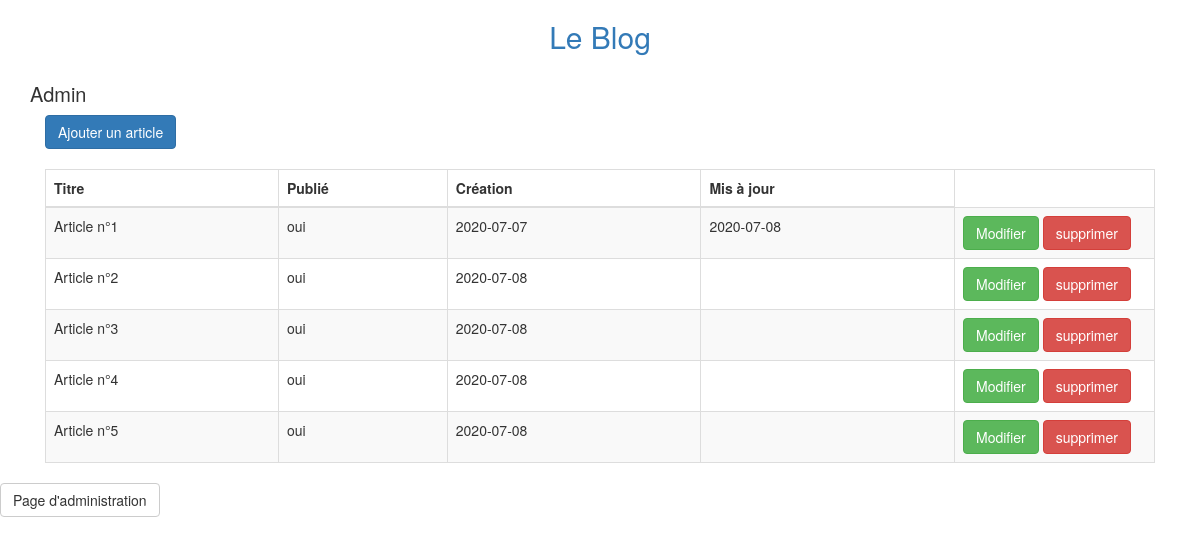
Screenshot of /index.php?action=admin with the database file from the repository.
### tables this page shows
CREATE TABLE `post` (
  `id` int(11) NOT NULL,
  `title` varchar(255) NOT NULL,
  `content` text NOT NULL,
  `status` tinyint(1) NOT NULL DEFAULT '1',
  `created_at` date NOT NULL,
  `updated_at` date DEFAULT NULL
);

### controller/BlogController.php (called while the page is built, shortened)
<?php
class BlogController
{
	public function admin()
	{
		$PostManager = new PostManager();
		$posts = $PostManager->getList();
		require('view/admin/index.php');
	}
}

### autoload.php (called while the page is built, shortened)
<?php
function app_autoload ($classname)
{
	$classname = str_replace('App\Controller\\', '', $classname);
	$classname = str_replace('App\Model\Manager\\', '', $classname);
	$classname = str_replace('App\Model\Entity\\', '', $classname);
}

### model/Manager.php (called while the page is built, shortened)
<?php
abstract class Manager
{
	private static $dbHost = "localhost";
	private static $dbName = "blog";
	private static $dbUser = "root";
	private static $dbUserPassword = "";
	protected $db;
	protected $table;
	protected $classManaged;
	public function __construct()
	{
		try{
			$this->db = new PDO("mysql:host=" .self::$dbHost . ";dbname=" .self::$dbName.";charset=utf8",self::$dbUser,self::$dbUserPassword);
			$this->db->setAttribute(PDO::ATTR_ERRMODE, PDO::ERRMODE_EXCEPTION);
		}
		catch (PDOException $e){
			echo 'La connexion à échoué.<br/>';
			echo 'Information : [', $e->getCode(), '] ', $e->getMessage();
		}
	}
	public function getList()
	{
		$q = $this->db->query('SELECT * FROM '.$this->table);
		$q->setFetchMode(PDO::FETCH_CLASS | PDO::FETCH_PROPS_LATE, $this->classManaged);
		return $q->fetchAll();
	}
}

### model/Post.php (called while the page is built, shortened)
<?php
class Post extends Entity
{
	protected $title;
	protected $status;
	protected $created_at;
	protected $updated_at;
	public function title()
	{
		return $this->title;
	}
	public function status()
	{
		return $this->status;
	}
	public function created_at()
	{
		return $this->created_at;
	}
	public function updated_at()
	{
		return $this->updated_at;
	}
}

### model/Entity.php (called while the page is built, shortened)
<?php
abstract class Entity
{
	protected $id;
	public function id(){
		return $this->id;
	}
}

### view/admin/index.php (the view, shortened to what this page needs)
<?php
$title = 'Admin';
?>
<div class="heading">
	<h2 class="page-title"><?= $title?></h2>
</div>
<div class="container-fluid">
	<a href="index.php?action=new" class="btn btn-primary" style="margin-bottom:20px;">Ajouter un article</a>
	<table class="table table-striped table-bordered">
		<thead>
			<tr>
				<th>Titre</th>
				<th>Publié</th>
				<th>Création</th>
				<th>Mis à jour</th>
			</tr>
		</thead>
		<tbody>
			<?php
				foreach($posts as $post){
			?>
				<tr>
					<td><?= $post->title() ?></td>
					<td>
						<?php
						 if($post->status()== 1){
							echo'oui';
						}elseif($post->status()==2){
							echo'non';
						}
						?>
						</td>
					<td><?= $post->created_at() ?></td>
					<td><?= $post->updated_at() ?></td>
					<td width="200">
						<a href="index.php?post_id=<?=$post->id()?>&amp;action=edit" class="btn btn-success">Modifier</a>
						<a href="index.php?post_id=<?=$post->id()?>&amp;action=delete" class="btn btn-danger">supprimer</a>
					</td>
				</tr>
			<?php
				}
			?>
		</tbody>
	</table>
</div>
<?php $content = ob_get_clean(); ?>
<?php require ('./view/template.php'); ?>

### index.php (shortened to what this page needs)
<?php
require_once('autoload.php');
$BlogController = new BlogController();
try{
	if(isset($_GET['action'])){
		if($_GET['action'] == "admin"){
			$BlogController->admin();
		}elseif($_GET['action'] == 'new'){
			$BlogController->getForm();
		}elseif ($_GET['action'] == 'create') {
			$BlogController->create();
		}elseif($_GET['action'] == 'edit' && isset($_GET['post_id'])){
			$BlogController->getEditForm($_GET['post_id']);
		}elseif ($_GET['action'] == 'update') {
			$BlogController->update($_GET['post_id']);
		}elseif($_GET['action'] == 'delete' && isset($_GET['post_id'])){
			$BlogController->delete($_GET['post_id']);
		}
	}
	elseif(isset($_GET['post_id'])){
			$BlogController->show($_GET['post_id']);
	}else{
		$BlogController->index();
	}
}
catch(Exception $e){
	echo 'Erreur : ' .$e->getMessage();
}

### view/template.php (shortened to what this page needs)
<!DOCTYPE html>
<html lang="fr">
    <head>
        <link rel="stylesheet" href="https://maxcdn.bootstrapcdn.com/bootstrap/3.3.6/css/bootstrap.min.css">
        <link href="/blog/app/public/css/styles.css" rel="stylesheet" />
    </head>
    <body>
        <div class="main">
    	   <header>
                <div class="header">
            		<a href="/blog/app/"><h1 class="app-title">Le Blog</h1></a>
                </div>
    	   </header>
           <div class="content container">
                <?= $content ?>
            </div>
            <footer>
                <div class="footer-content">
                    <a href="index.php?action=admin" class="admin"><button class="btn btn-default">Page d'administration</button></a>
                </div>
            </footer>
        </div>
    </body>
</html>

### public/css/styles.css (style rules this page uses)
.app-title { font-size: 30px; text-align: center; }
.page-title { font-size: 20px; }

### rows the page displays
post: title "Article n°1", status "oui", created_at "2020-07-07", updated_at "2020-07-08"
post: title "Article n°2", status "oui", created_at "2020-07-08"
post: title "Article n°3", status "oui", created_at "2020-07-08"
post: title "Article n°4", status "oui", created_at "2020-07-08"
post: title "Article n°5", status "oui", created_at "2020-07-08"

### other values shown
$title "Admin"
